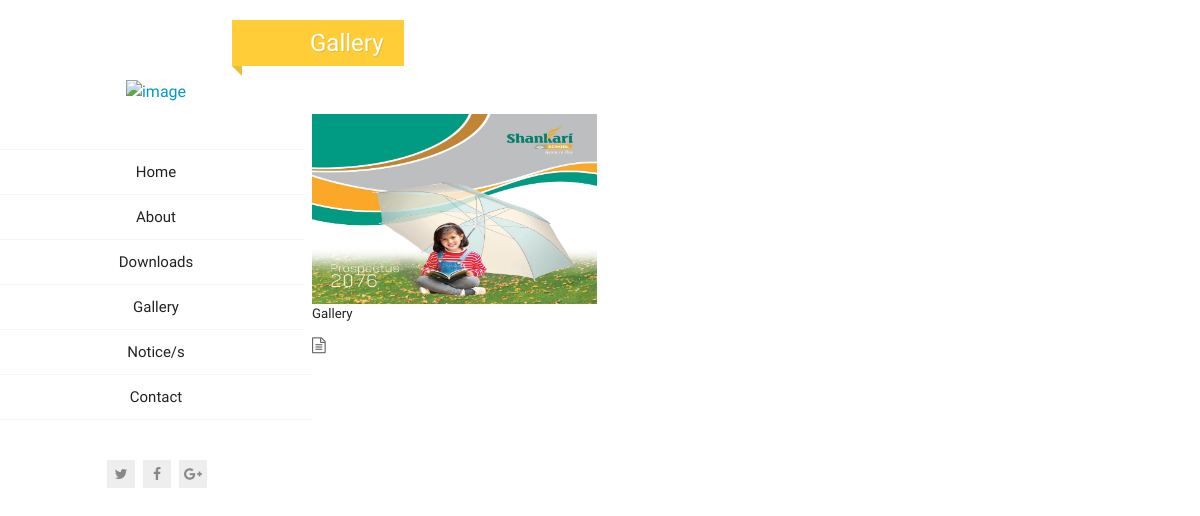
Page /school/gallery/ on the earlier database version.
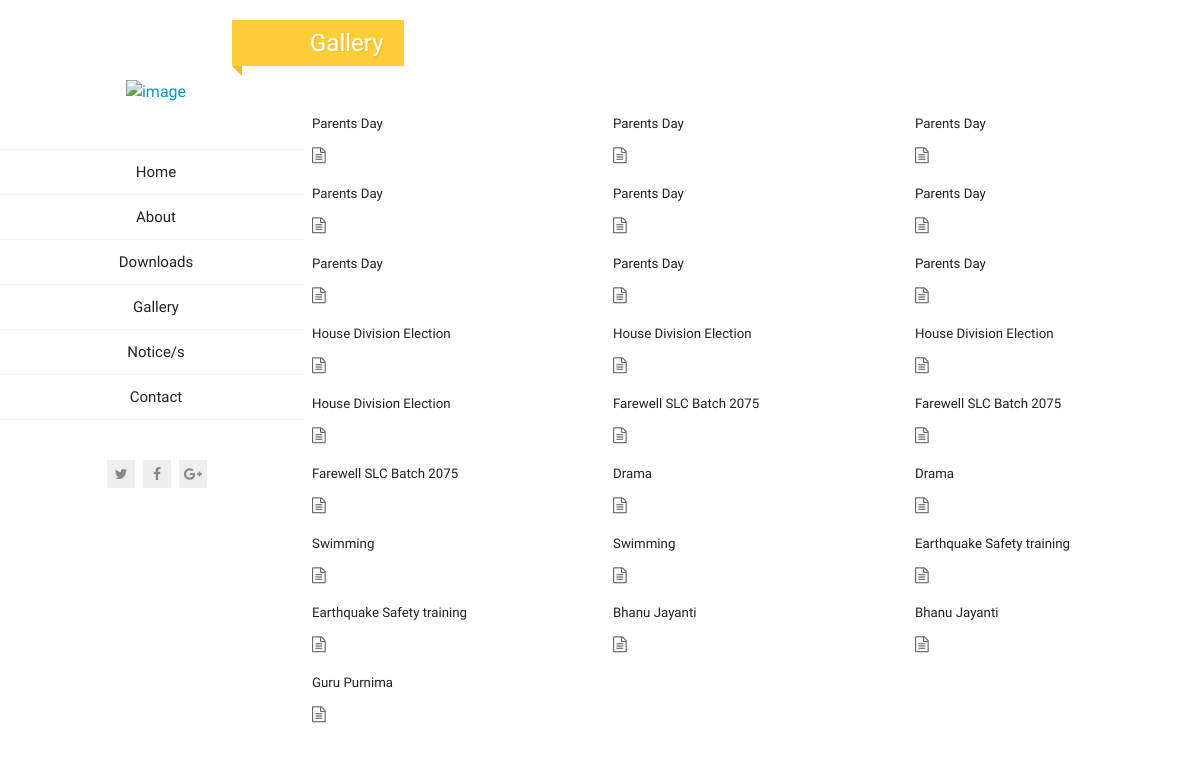
Same page on the later database version.
### school/models.py (models this page shows, shortened)
class Gallery(models.Model):
    title = models.CharField(max_length=200)
    image = models.ImageField(upload_to="gallery")
    class Meta:
        verbose_name_plural = "Gallery"

### ShankariSchool/views.py (the view)
# urls.py: path('school/gallery/',GalleryView,name="gallery"),
def GalleryView(request):
    images = Gallery.objects.all()
    return render(request,"gallery.html",{'images':images})

### templates/gallery.html (shortened to what this page needs)
{% load static %}
<!DOCTYPE html>
<html lang="en" class="no-js">
<head>
    <link rel="stylesheet" href="{% static "css/bootstrap.css" %}">
    <link rel="stylesheet" href="{% static "css/normalize.css" %}">
    <link rel="stylesheet" href="{% static "css/transition-animations.css" %}">
    <link rel="stylesheet" href="{% static "css/owl.carousel.css" %}">
    <link rel="stylesheet" href="{% static "css/magnific-popup.css" %}">
    <link rel="stylesheet" href="{% static "css/animate.css" %}">
    <link rel="stylesheet" href="{% static "css/main.css" %}" type="text/css">
  </head>
  <body onload="myFunction()">
    <div id="page" class="page">
      <header id="site_header" class="header mobile-menu-hide">
        <div class="my-photo" style="padding-top:50px; " >
            <a href="{% url "home" %}">
          <img  class="animated slideInUp" src="{% static "images/Shankari Logo.png" %}" alt="image">
                </a>
        </div>
        <div class="site-nav">
          <ul id="nav" class="site-main-menu">
            <li>
              <a class="pt-trigger" href="{% url "home" %}#home" data-animation="58" data-goto="1">Home</a>
            </li>
            <li>
              <a class="pt-trigger" href="{% url "home" %}#about" data-animation="59" data-goto="2">About</a>
            </li>
            <li>
              <a class="pt-trigger" href="{% url "home" %}#downloads" data-animation="60" data-goto="3">Downloads</a>
            </li>
            <li>
              <a class="pt-trigger" href="{% url "gallery" %}" data-animation="61" data-goto="4">Gallery</a>
            </li>
            <li>
              <a class="pt-trigger" href="{% url "home" %}#notices" data-animation="58" data-goto="5">Notice/s</a>
            </li>
            <li>
              <a class="pt-trigger" href="{% url "home" %}#contact" data-animation="59" data-goto="6">Contact</a>
            </li>
          </ul>
          <ul class="social-links">
            <li><a class="tip social-button" href="#" title="Twitter"><i class="fa fa-twitter"></i></a></li>
            <li><a class="tip social-button" href="#" title="Facebook"><i class="fa fa-facebook"></i></a></li>
            <li><a class="tip social-button" href="#" title="Google Plus"><i class="fa fa-google-plus"></i></a></li>
          </ul>
        </div>
      </header>
<div id="main" class="site-main">
<div class="page-wrapper">
              <div class="section-title-block"  style="padding-top: 20px;">
                <h2 class="section-title">Gallery</h2>
              </div>
              <div class="portfolio-content">
                <div id="portfolio_grid" class="portfolio-grid portfolio-masonry masonry-grid-3">
                    {% for image in images %}
                  <figure class="item" data-groups='["all", "media"]'>
                      <img src="{{ image.image.url }}" alt="">
                      <div>
                        <h5 class="name">{{ image.title }}</h5>
                        <i class="fa fa-file-text-o"></i>
                      </div>
                  </figure>
                    {% endfor %}
              </div>
              </div>
</div>
</div></div>
</body>
</html>

Differences in the rows shown:
removed Gallery: image (picture), title "Gallery"
added Gallery: title "Parents Day"
added Gallery: title "Parents Day"
added Gallery: title "Parents Day"
added Gallery: title "Parents Day"
added Gallery: title "Parents Day"
added Gallery: title "Parents Day"
added Gallery: title "Parents Day"
added Gallery: title "Parents Day"
added Gallery: title "Parents Day"
added Gallery: title "House Division Election"
added Gallery: title "House Division Election"
added Gallery: title "House Division Election"
added Gallery: title "House Division Election"
added Gallery: title "Farewell SLC Batch 2075"
added Gallery: title "Farewell SLC Batch 2075"
added Gallery: title "Farewell SLC Batch 2075"
added Gallery: title "Drama"
added Gallery: title "Drama"
added Gallery: title "Swimming"
added Gallery: title "Swimming"
added Gallery: title "Earthquake Safety training"
added Gallery: title "Earthquake Safety training"
added Gallery: title "Bhanu Jayanti"
added Gallery: title "Bhanu Jayanti"
added Gallery: title "Guru Purnima"
